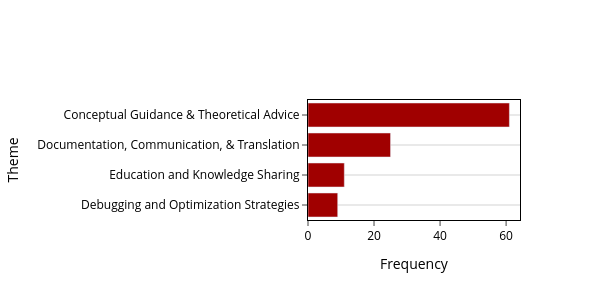

The notebook cell saved with this chart:
### Code cell
# Create the bar chart and modify as per the instructions
fig = go.Figure(go.Bar(
            x = [9, 11, 25, 61],
            y = [ 'Debugging and Optimization Strategies',
                 'Education and Knowledge Sharing',
                 'Documentation, Communication, & Translation',
                 'Conceptual Guidance & Theoretical Advice',
                 ],
            orientation='h',
            marker_color='#a00000'))

# Remove gray background and set background to white
fig.update_xaxes(
    mirror=True,
    ticks='outside',
    # showline=True,
    linecolor='black',
    # gridcolor='lightgrey'
    # orientation='h'
)
fig.update_yaxes(
    mirror=True,
    ticks='outside',
    # showline=True,
    linecolor='black',
    gridcolor='lightgrey',
    # orientation='h'
    # tickangle=330
)

# Add axis labels
fig.update_layout(
    # xaxis_title="Number of Animals",  # Label for X-axis
    # yaxis_title="Types of Animals",  # Label for Y-axis
    xaxis_title="Frequency",
    yaxis_title="Theme",
    plot_bgcolor= "rgba(0, 0, 0, 0)",
    font_color="black",
    font_size=12,
    height=300,
    width=600,
    # bargap=0.45
)

# Show the figure
fig.show()
# Export with fig.write_image(...) if Kaleido is installed.

### Figure 1 — Plotly figure (JSON) as saved in the notebook; plotly's stock layout.template omitted (floating-point values rounded to 4 significant figures)
{"data": [{"marker": {"color": "#a00000"}, "orientation": "h", "type": "bar", "x": [9, 11, 25, 61], "y": ["Debugging and Optimization Strategies", "Education and Knowledge Sharing", "Documentation, Communication, & Translation", "Conceptual Guidance & Theoretical Advice"]}], "layout": {"font": {"color": "black", "size": 12}, "height": 300, "plot_bgcolor": "rgba(0, 0, 0, 0)", "width": 600, "xaxis": {"linecolor": "black", "mirror": true, "ticks": "outside", "title": {"text": "Frequency"}}, "yaxis": {"gridcolor": "lightgrey", "linecolor": "black", "mirror": true, "ticks": "outside", "title": {"text": "Theme"}}}}
